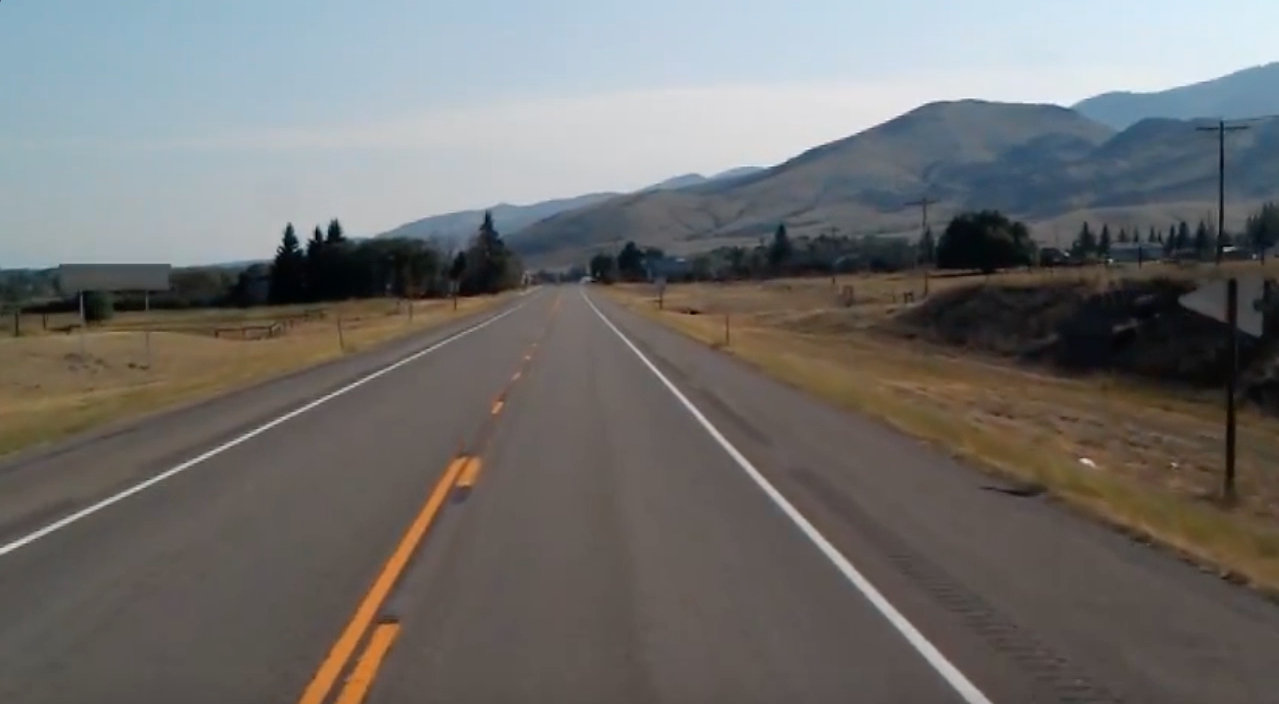
#> input picture test_image.jpg, 1279 x 704 px
$ jupyter execute lane.ipynb   (text cells are left out)
#> lines starting #> are read from the running program, lines starting #| are printed output that depends on the picture; after the words box and inside, x2 and y2 are one past the last pixel; in counts of white or black regions, pixels touching at a corner belong together; pictures that were not available may be replaced by others from this repository, and a replacement may not be noted
[cell 1]
import cv2 as cv
import numpy as np
import matplotlib.pyplot as plt

[cell 2]
image = cv.imread("test_image.jpg")
#> image is the input picture: shape (704, 1279, 3); mean B, G, R 109.7, 111.3, 112.3
cv.imshow('result', image)
cv.waitKey(0)

[cell 3]
lane_image = np.copy(image)
gray = cv.cvtColor(lane_image, cv.COLOR_RGB2GRAY)
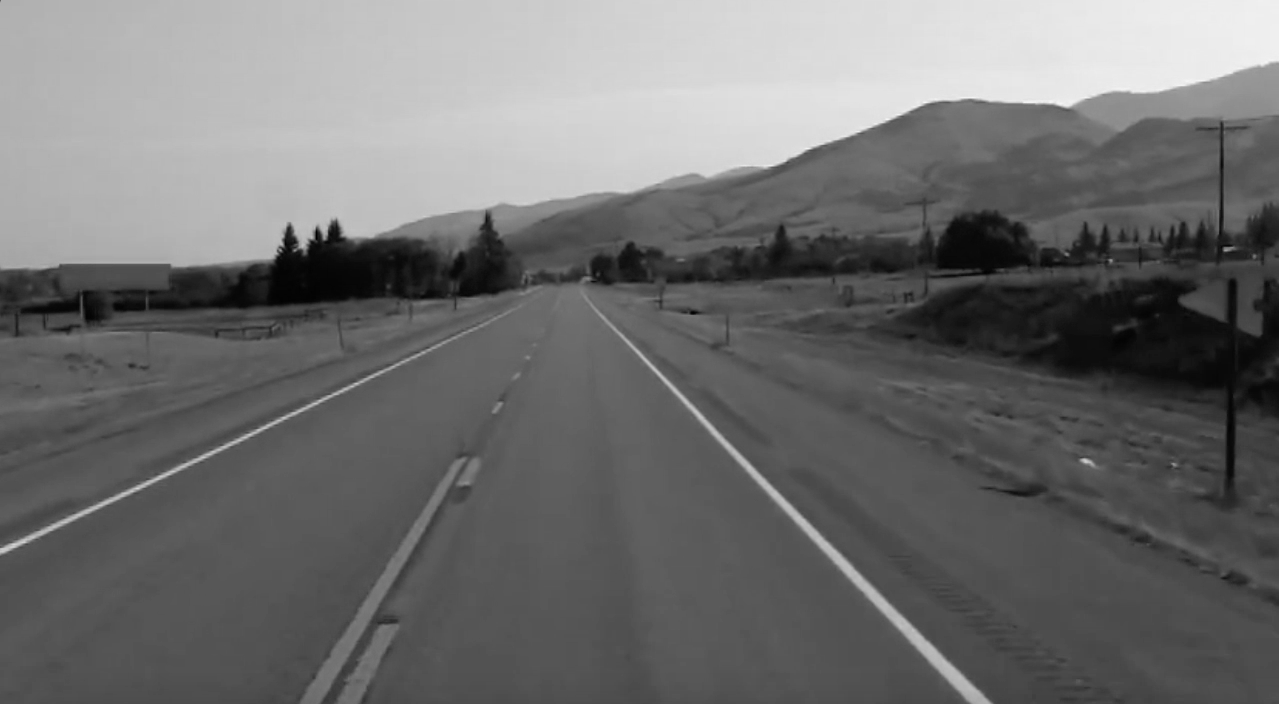
#> gray: shape (704, 1279); min 0, max 246, mean 110.9
cv.imshow("result", gray)
cv.waitKey(0)

[cell 4]
blur = cv.GaussianBlur(gray, (5,5), 0)
cv.imshow("result", blur)
cv.waitKey(0)

[cell 5]
def canny(image):
    canny = cv.Canny(blur, 50, 150)
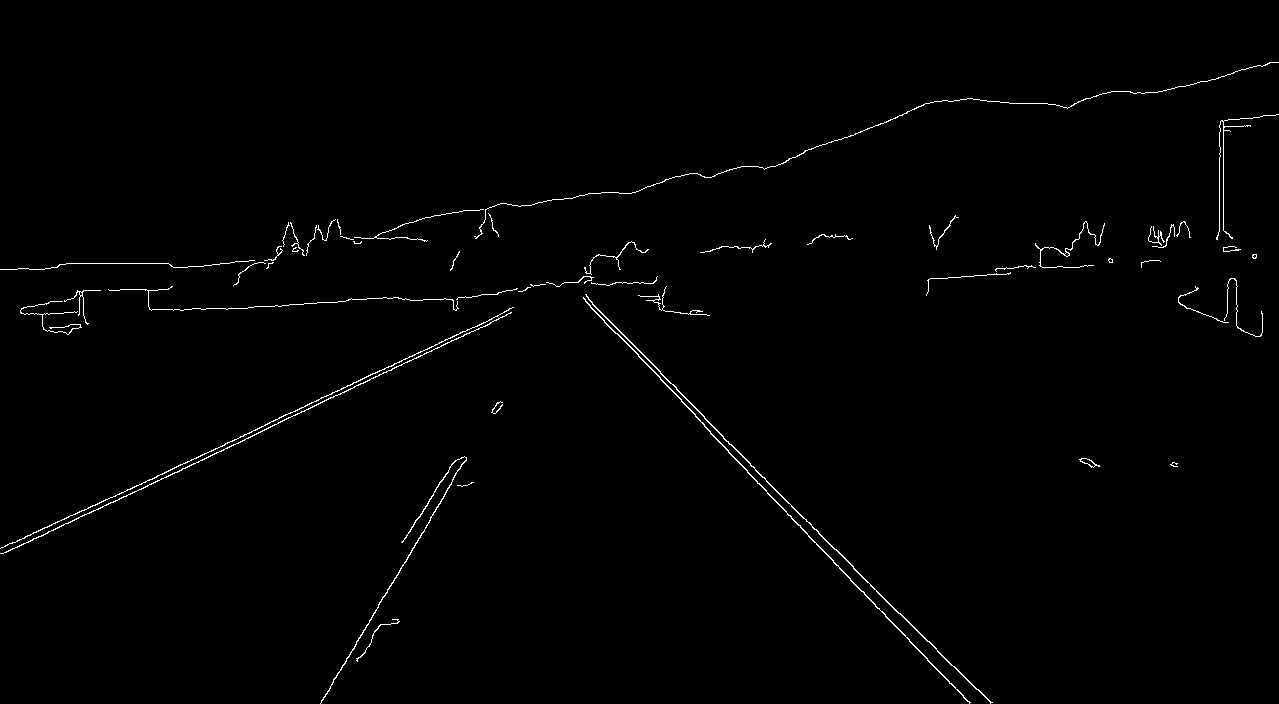
#> canny: shape (704, 1279); 0.91% white in thin lines or dots
    return canny

canny_image = canny(lane_image)
cv.imshow("result", canny_image)
cv.waitKey(0)

[cell 6]
plt.imshow(canny_image)
plt.show()

[cell 7]
def region_of_interest(image):
    height = image.shape[0]
#> height = 704
    polygons = np.array([[(200, height), (1100, height), (550, 250)]])
#> polygons = [[200, 704], [1100, 704], [550, 250]]
    mask = np.zeros_like(image)
    cv.fillPoly(mask, polygons, 255)
#> mask: shape (704, 1279); 22.7% white; 1 white region, box (x1, y1, x2, y2) and area: (200, 250, 1100, 704) 204575
    return mask

cv.imshow("result", region_of_interest(canny_image))
cv.waitKey(0)

[cell 8]
def region_of_interest(image):
    height = image.shape[0]
#> height = 704
    polygons = np.array([[(200, height), (1100, height), (550, 250)]])
#> polygons = [[200, 704], [1100, 704], [550, 250]]
    mask = np.zeros_like(image)
    cv.fillPoly(mask, polygons, 255)
    masked_image = cv.bitwise_and(image, mask)
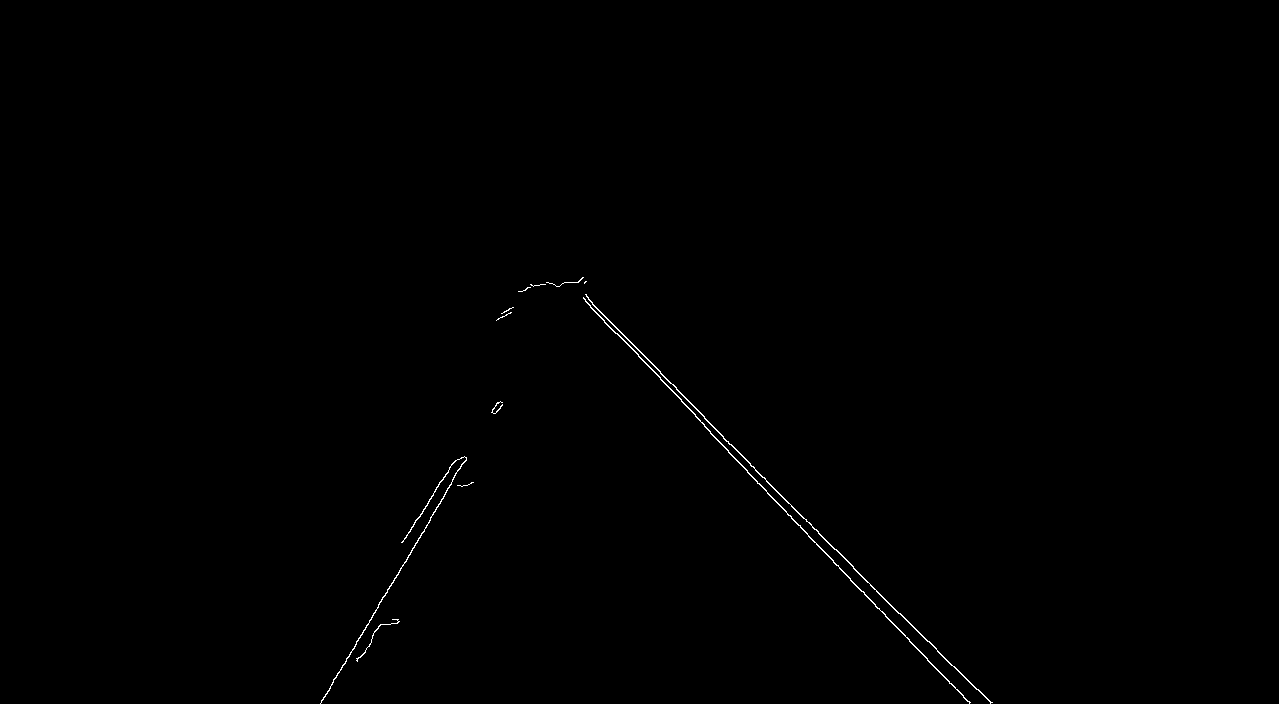
#> masked_image: shape (704, 1279); 0.26% white in thin lines or dots, all inside (x1, y1, x2, y2) = (320, 277, 993, 704)
    return masked_image

cropped_img = region_of_interest(canny_image)
cv.imshow("result", cropped_img)
cv.waitKey(0)

[cell 9]
def display_lines(image, lines):
    line_image = np.zeros_like(image)
    if lines is not None:
        for line in lines:
            x1, y1, x2, y2 = line.reshape(4)
            cv.line(line_image, (x1, y1), (x2, y2), (255,0,0), 10)
    return line_image

lines = cv.HoughLinesP(cropped_img, 2, np.pi/180, 100, np.array([]), minLineLength=40, maxLineGap=5)
#> lines = 13 rows, first 6: [704, 418, 927, 641], [704, 426, 791, 516], [320, 703, 445, 494], [585, 301, 663, 381], [630, 341, 670, 383], [794, 520, 861, 591]
line_image = display_lines(lane_image, lines)
#> the loop in display_lines, `for line in lines:` made 13 passes
#> (x1, y1, x2, y2) on passes 1 to 12: (704, 418, 927, 641), (704, 426, 791, 516), (320, 703, 445, 494), (585, 301, 663, 381), (630, 341, 670, 383), (794, 520, 861, 591), (659, 371, 704, 416), (870, 599, 939, 672), (767, 493, 807, 534), (423, 509, 454, 461), (940, 653, 991, 702), (824, 551, 879, 609)
cv.imshow("result", line_image)
cv.waitKey(0)
#> Out = 113

[cell 10]
combo_image = cv.addWeighted(lane_image, 0.8, line_image, 1, 1)
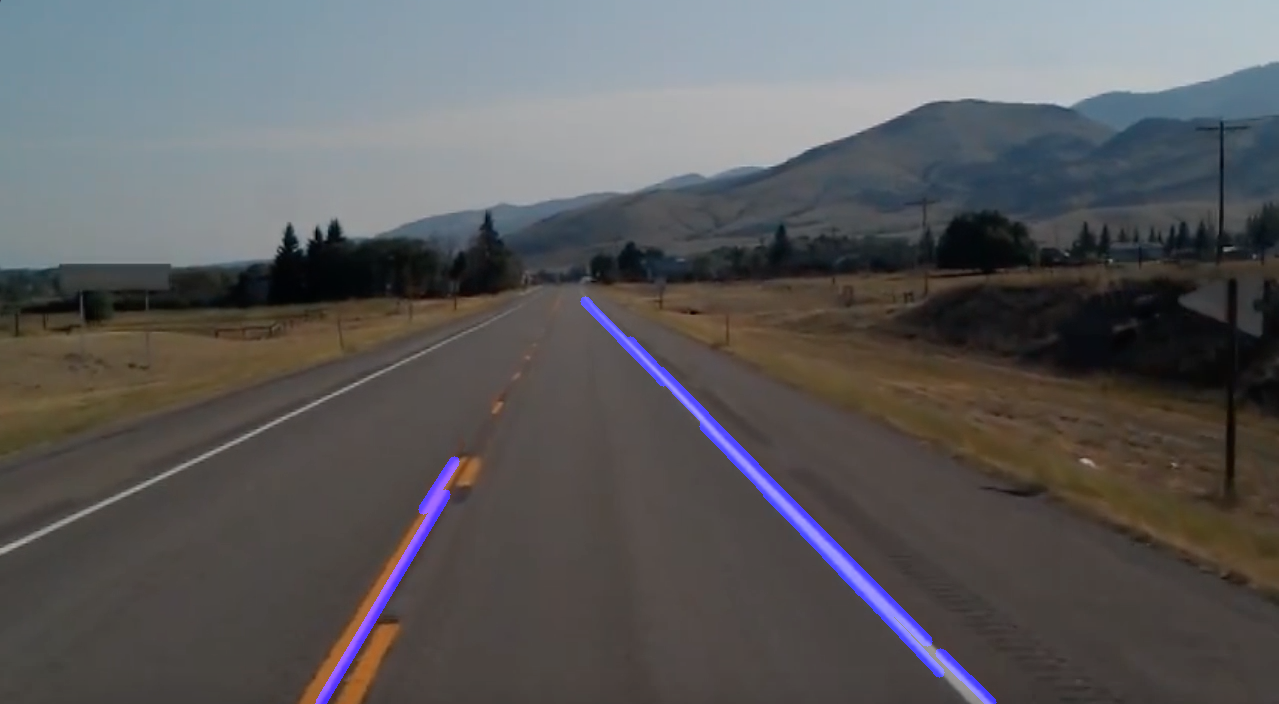
#> combo_image: shape (704, 1279, 3); mean B, G, R 91.2, 90, 90.8
cv.imshow("result", combo_image)
cv.waitKey(0)
#> Out = 113

[cell 11]
def average_slope_intercept(image, lines):
    left_fit = []
    right_fit = []
    for line in lines:
        x1, y1, x2, y2 = line.reshape(4)
        parameters = np.polyfit((x1,x2), (y1,y2), 1)
        slope = parameters[0]
        intercept = parameters[1]
        if slope<0:
            left_fit.append((slope, intercept))
        else:
            right_fit.append((slope, intercept))
#> this loop made 13 passes
#> (x1, y1, x2, y2, slope, intercept) on passes 1 to 12: (704, 418, 927, 641, 1, -286), (704, 426, 791, 516, 1.03, -302.3), (320, 703, 445, 494, -1.67, 1238), (585, 301, 663, 381, 1.03, -299), (630, 341, 670, 383, 1.05, -320.5), (794, 520, 861, 591, 1.06, -321.4), (659, 371, 704, 416, 1, -288), (870, 599, 939, 672, 1.06, -321.4), (767, 493, 807, 534, 1.03, -293.2), (423, 509, 454, 461, -1.55, 1164), (940, 653, 991, 702, 0.961, -250.1), (824, 551, 879, 609, 1.05, -317.9)
#> after the loop, left_fit = [(-1.67, 1238), (-1.55, 1164)]; right_fit = [(1, -286), (1.03, -302.3), (1.03, -299), (1.05, -320.5), (1.06, -321.4), (1, -288), (1.06, -321.4), (1.03, -293.2), (0.961, -250.1), (1.05, -317.9), (1, -287)]
    left_fit_average = np.average(left_fit, axis=0)
#> left_fit_average = [-1.61, 1201]
    right_fit_average = np.average(right_fit, axis=0)
#> right_fit_average = [1.02, -298.8]
    left_line = make_coordinates(image, left_fit_average)
    right_line = make_coordinates(image, right_fit_average)

    return np.array([left_line, right_line])

def make_coordinates(image, line_parameters):
    slope, intercept = line_parameters
#> slope = -1.61; intercept = 1201
    y1 = image.shape[0]
#> y1 = 704
    y2 = int(y1*(3/5))
    x1 = int((y1-intercept)/slope)
#> x1 = 308
    x2 = int((y2-intercept)/slope)
#> x2 = 483
    return np.array([x1, y1, x2, y2])


averaged_lines = average_slope_intercept(lane_image, lines)
#> in average_slope_intercept, `left_line = make_coordinates(image, left_fit_average)`: left_line = [308, 704, 483, 422]
#> in average_slope_intercept, `right_line = make_coordinates(image, right_fit_average)`: right_line = [978, 704, 703, 422]
#> averaged_lines = [[308, 704, 483, 422], [978, 704, 703, 422]]
line_image = display_lines(lane_image, averaged_lines)
#> the loop in display_lines (call 2), `for line in lines:` made 2 passes
cv.imshow("result", line_image)
cv.waitKey(0)
#> Out = 113

[cell 12]
combo_image = cv.addWeighted(lane_image, 0.8, line_image, 1, 1)
cv.imshow("result", combo_image)
cv.waitKey(0)
#> Out = 113

[cell 13]
cap = cv.VideoCapture("test2.mp4")
while(cap.isOpened()):
    _, frame = cap.read()
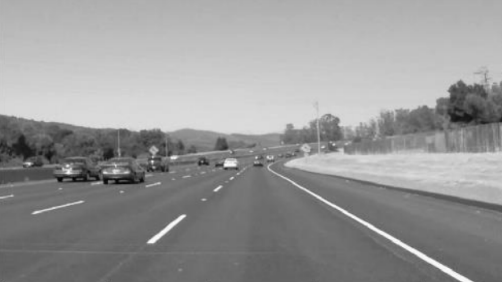
#> input picture bw_image.png, 502 x 282 px, given in place of test2.mp4, which was not available
#> frame is the input picture: shape (282, 502, 3); min 5, max 251, mean 151.3
    canny_image = canny(frame)
    cropped_img = region_of_interest(canny_image)
    lines = cv.HoughLinesP(cropped_img, 2, np.pi/180, 100, np.array([]), minLineLength=40, maxLineGap=5)
    averaged_lines = average_slope_intercept(frame, lines)
#> the loop in average_slope_intercept (call 2), `for line in lines:` made 13 passes
#> averaged_lines = [[570, 282, 640, 169], [566, 282, 456, 169]]
    line_image = display_lines(frame, averaged_lines)
    combo_image = cv.addWeighted(frame, 0.8, line_image, 1, 1)
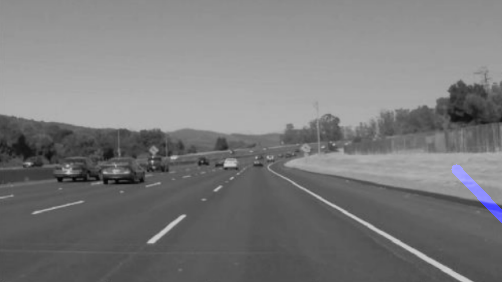
#> combo_image: shape (282, 502, 3); mean B, G, R 122.6, 122, 122
    cv.imshow("result", combo_image)
    if cv.waitKey(1) & 0xFF == ord('q'):
#> (key q is pressed here)
        break
cap.release()
cv.destroyAllWindows()
